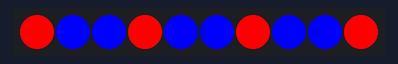
Bench run of a sketch on a simulated Arduino Uno, built with avr-gcc and run on an emulated ATmega328P. Shown: 10 RGB LEDs in strip order, left to right.

Above: at 0.1 s.
At 0.6 s:
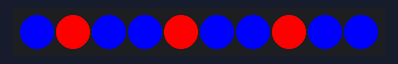
At 1.1 s:
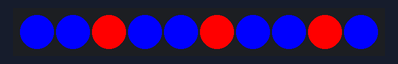

The sketch:

fastLEDModuloAnimation.ino
```cpp
#include <FastLED.h>

#define NUM_LEDS  10
#define DATA_PIN  2

CRGB led_array[ NUM_LEDS ];

int versatz = 0;
// versatz = 0,1,2 - bei 3 wieder ursprüngliche Grafik

void setup() {
  FastLED.addLeds<NEOPIXEL, DATA_PIN>(led_array, NUM_LEDS);
  FastLED.setMaxPowerInVoltsAndMilliamps(5, 500);
}

void loop() {
  for (int i=0; i<NUM_LEDS; i++) {
    if ((i - versatz) % 3 == 0) {
      // index der LED ist OHNE REST durch 3 teilbar
      // also rot
      led_array[ i ] = CRGB::Red;
    } else {
      // es gibt einen Rest beim Teilen durch 3, der
      // Index ist also kein Vielfaches von 3 -> Blau
      led_array[ i ] = CRGB::Blue;
    }
  }
  FastLED.show();
  delay(500);

  versatz++;
  if (versatz == 3) versatz = 0;
}
```

Measured:
- by itself, everything shown: repeats every 1.5 s, in 3 steps
- what the display in image 1 shows lasts 0.5 s, from 0.5 s to 1.0 s
